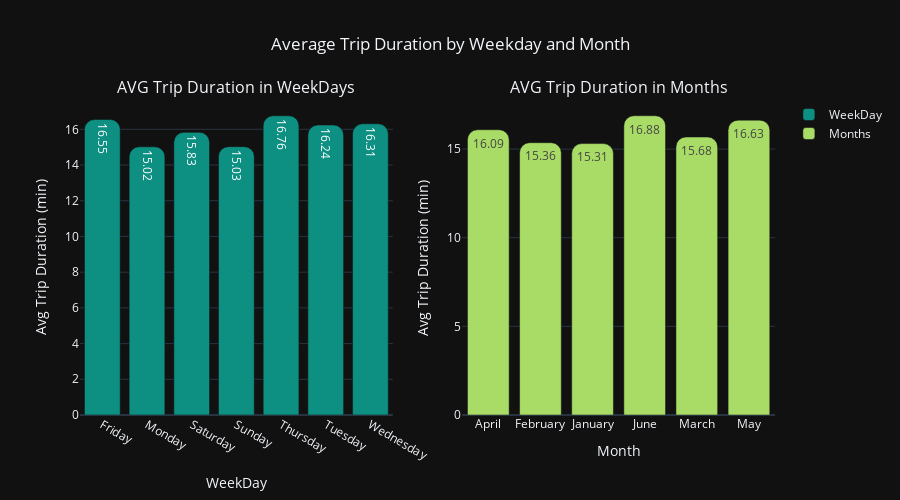

Here is the notebook cell this chart was saved with:
### Code cell
avg_trip_weekday = df.groupby('weekDay')['trip_duration_min'].mean().reset_index()
avg_trip_weekday['trip_duration_min'] = avg_trip_weekday['trip_duration_min'].round(2)

avg_trip_months = df.groupby('months')['trip_duration_min'].mean().reset_index()
avg_trip_months['trip_duration_min'] = avg_trip_months['trip_duration_min'].round(2)


fig = make_subplots(
   rows=1, cols=2,
   subplot_titles=('AVG Trip Duration in WeekDays', 'AVG Trip Duration in Months')
)

# Weekday bar chart
fig.add_trace(
   go.Bar(
      x=avg_trip_weekday['weekDay'],
      y=avg_trip_weekday['trip_duration_min'],
      text=avg_trip_weekday['trip_duration_min'],
      textposition='auto',
      marker_color=px.colors.sequential.Aggrnyl[2],
      name='WeekDay'
   ),
   row=1, col=1
)

# Month bar chart
fig.add_trace(
   go.Bar(
      x=avg_trip_months['months'],
      y=avg_trip_months['trip_duration_min'],
      text=avg_trip_months['trip_duration_min'],
      textposition='auto',
      marker_color=px.colors.sequential.Aggrnyl[5],
      name='Months'
   ),
   row=1, col=2
)

# Update layout
fig.update_layout(
   template='plotly_dark',
   barcornerradius=10,
   height=500,
   title='Average Trip Duration by Weekday and Month',
   title_x=0.5,
   xaxis_title='WeekDay',
   yaxis_title='Avg Trip Duration (min)',
   xaxis2_title='Month',
   yaxis2_title='Avg Trip Duration (min)',
)

fig.show()

### Figure 1 — Plotly figure (JSON) as saved in the notebook; plotly's stock layout.template omitted (floating-point values rounded to 4 significant figures)
{"data": [{"marker": {"color": "rgb(13, 143, 129)"}, "name": "WeekDay", "text": [16.55, 15.02, 15.83, 15.03, 16.76, 16.24, 16.31], "textposition": "auto", "type": "bar", "x": ["Friday", "Monday", "Saturday", "Sunday", "Thursday", "Tuesday", "Wednesday"], "xaxis": "x", "y": [16.55, 15.02, 15.83, 15.03, 16.76, 16.24, 16.31], "yaxis": "y"}, {"marker": {"color": "rgb(169, 220, 103)"}, "name": "Months", "text": [16.09, 15.36, 15.31, 16.88, 15.68, 16.63], "textposition": "auto", "type": "bar", "x": ["April", "February", "January", "June", "March", "May"], "xaxis": "x2", "y": [16.09, 15.36, 15.31, 16.88, 15.68, 16.63], "yaxis": "y2"}], "layout": {"annotations": [{"font": {"size": 16}, "showarrow": false, "text": "AVG Trip Duration in WeekDays", "x": 0.225, "xanchor": "center", "xref": "paper", "y": 1, "yanchor": "bottom", "yref": "paper"}, {"font": {"size": 16}, "showarrow": false, "text": "AVG Trip Duration in Months", "x": 0.775, "xanchor": "center", "xref": "paper", "y": 1, "yanchor": "bottom", "yref": "paper"}], "barcornerradius": 10, "height": 500, "title": {"text": "Average Trip Duration by Weekday and Month", "x": 0.5}, "xaxis": {"anchor": "y", "domain": [0, 0.45], "title": {"text": "WeekDay"}}, "xaxis2": {"anchor": "y2", "domain": [0.55, 1], "title": {"text": "Month"}}, "yaxis": {"anchor": "x", "domain": [0, 1], "title": {"text": "Avg Trip Duration (min)"}}, "yaxis2": {"anchor": "x2", "domain": [0, 1], "title": {"text": "Avg Trip Duration (min)"}}}}
